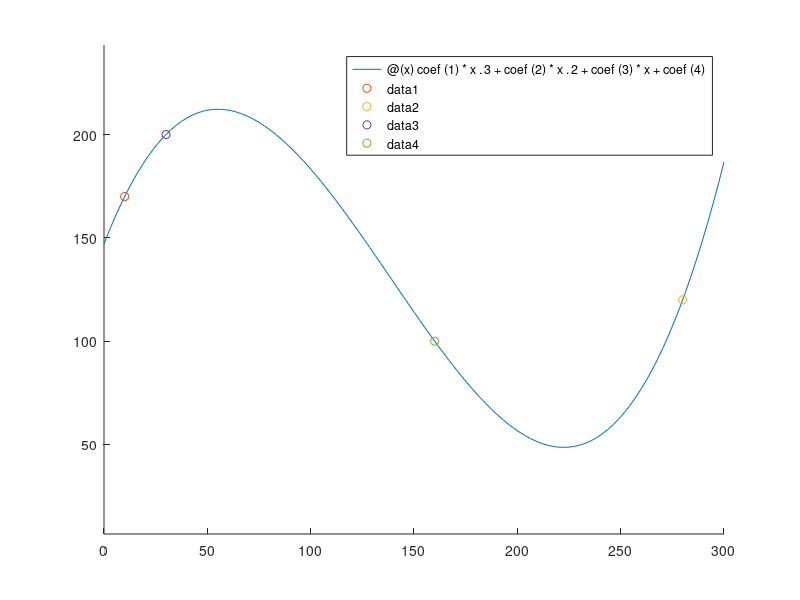

MATLAB code to generate this figure: (Note: this script raises an error after producing the figure.)
%Equipo 2
%Paulina Mijares A01383803 
%Hugo Lozano A01383795 
%Fernanda Tenorio A01178269 
%Carlos Agostini A01571340 
%Guillermo Montemayor A01722402

clear
clc 
clf

%Definir cordenadas
x1 = 10;    y1 = 170; %puntos iniciales
x2 = 280;   y2 = 120; %puntos finales
x3 = 30;    y3 = 200;
x4 = 160;   y4 = 100;

%Planteamiento de matriz para obtener coeficientes
pY = [y1;y2;y3;y4];
matX=[x1.^3,  x1.^2, x1, 1;
      x2.^3,  x2.^2, x2, 1;
      x3.^3,  x3.^2, x3, 1;
      x4.^3,  x4.^2, x4, 1];

%coeficientes de la funcion cubica
coef=matX\pY;

x0=0;
xf=300;

y0=147;
yf=186;

x = [x0 x1 x3 196 x4 x2 xf]; 
y = [y0 y1 y3 58 y4 y2 yf];

vx=linspace(1,300,300);


%declaración de la función (curva de la pista)
fx = @(x) coef(1)*x.^3 + coef(2)*x.^2 + coef(3)*x + coef(4);

hold on 
axis equal
fplot(fx,[0 300])

plot(x1,pY(1),'o')
plot(x2,pY(2),'o')
plot(x3,pY(3),'o')
plot(x4,pY(4),'o')

%derivada de la funcion
derivFx = @(x) 3*coef(1)*x.^2 + 2*coef(2)*x + coef(3);

%función a integrar (encontrar la longitud de la curva): √1+f'(x)
longAInt = @(x) (1+(3*coef(1)*x.^2 + 2*coef(2)*x + coef(3)).^2).^(1/2);

%longitud de la curva
longCurva=integral(longAInt,10,280);
strLong="Longitud de Curva: "+num2str(longCurva);
text(45,250,strLong,"FontSize",15,"FontName","times") %mostrar longitud en grafica

%radio de curvatura
deriv2Fx=@(x) 6*coef(1)*x + 2*coef(2) ; %f''(x)

[minValY,minValX]=min(fx(0:300)); %regresa cordenadas minimas (y,x)
[maxValY,maxValX]=max(fx(0:300)); %regresa cordenadas maximas (y,x)

radioCurva=@(x)(1+derivFx(x).^2).^(3/2)./abs(deriv2Fx(x)); %funcion para radio de la curva

plot(longCurva);

radio1=radioCurva(maxValY); %radio punto max
radio2=radioCurva(minValY); %radio punto min


%Graficar círculos
shape1=nsidedpoly(100,'Center',[maxValX (maxValY-radio1)],'Radius',radio1);
plot(shape1) %plot circulo en punto max
strRad1 = "Radio: " +num2str(radio1);
text(25,120,strRad1)

shape2=nsidedpoly(100,'Center',[minValX (minValY+radio2)],'Radius',radio2);
plot(shape2) %plot circulo en punto min
strRad2 = "Radio: " +num2str(radio2);
text(180,150,strRad2)

%%Zona de derrape
valX_derrapeinf=[]; %valor en x de zona de derrapes inferior/mínimo
valX_derrapesup=[]; %valor en x de zona de derrapes superior/máxima

%buscar y filtrar valores en x para las categorias previas
for i=0:300
    radio=radioCurva(i);
    if radio<50
        if i<150 %separación de punto x del mínimo
            valX_derrapeinf=[valX_derrapeinf i];
        else %separación de punto x del máximo
            valX_derrapesup=[valX_derrapesup i];
        end
    end
end

%grafica zonas derrape
plot(valX_derrapeinf,fx(valX_derrapeinf),"Color",[1 0 0],'LineWidth',6)
plot(valX_derrapesup,fx(valX_derrapesup),"Color",[1 0 0],'LineWidth',6)

%Rectas
vxTang=@(x) x:x+50; 
vxPend=@(x) x-50:x;
rectaTang=@(x) fx(x)+derivFx(x)*(vxTang(x)-x); %fórmula para recta tangencial
rectaPend=@(x) fx(x)+(-1./derivFx(x))*(vxPend(x)-x); %fórmula para recta pendiente

%Graficar rectas
plot(vxTang(min(valX_derrapeinf)),rectaTang(min(valX_derrapeinf)),'Color',[0.3010 0.7450 0.9330],'LineWidth',3)
plot(vxPend(min(valX_derrapeinf)),rectaPend(min(valX_derrapeinf)),"Color",[0 0.4470 0.7410],'LineWidth',3)

plot(vxTang(min(valX_derrapesup)),rectaTang(min(valX_derrapesup)),'Color',[0.3010 0.7450 0.9330],'LineWidth',3)
plot(vxPend(min(valX_derrapesup)),rectaPend(min(valX_derrapesup)),"Color",[0 0.4470 0.7410],'LineWidth',3)

%Graficar gradas
grada1=polyshape([195,195+80,195+80,195],[30,30,30-10,30-10]);
plot(rotate(grada1,-25,[195,30]))

grada2=polyshape([20,20+80,20+80,20],[220,220,220+10,220+10]);
plot(rotate(grada2,39,[20,220]))

p=polyfit(x,y,3);
x2=(0:10:300);
y2=polyval(p,x2);
comet(x2, fx(x2));


%% Puntos críticos
%criticos
        cx1=zeros(1,4);
        cy1=zeros(1,4);
        cx2=zeros(1,4);
        cy2=zeros(1,4);
        agregar = 1;
        agregar2 = 1;
        for i = 1:length(radio1)
           radio1(i) = radio1(i)*1000;
           if radio1(i) <= 50
               fprintf("El radio de %0.4f  es un zona critica ubicada en el punto %d \n",radio(i),i);
               if i<15
                    cx1(agregar) = x2(i);
                    cy1(agregar) = y2(i);
                    agregar = agregar+1;
               else
                    cx2(agregar2) = x2(i);
                    cy2(agregar2) = y2(i);
                    agregar2 = agregar2+1;
               end
            end
        end

%% Carros
%velocidad máxima

%m = 750;
%g = 9.81;
%r= radio de la curva
%cs = 1.7;
%cd = 1.7;
%vmax = (g*cs*r)^(1/2);

%Energía perdida en calor
%epc = (1/2)*m*(vmax)^2;

%distancia recorrida desde que inicio a derrapar hasta que se detiene
%d = ((vmax)^2)/(2*cd*g);
